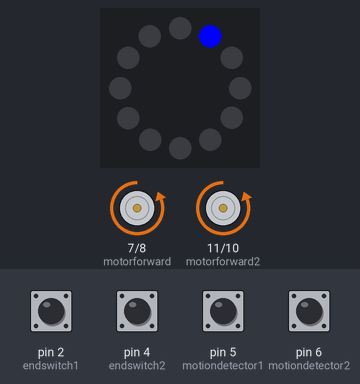
The sketch below on a simulated Arduino Uno, built with avr-gcc and run on an emulated ATmega328P. Parts: 12 RGB LEDs in a ring, first at the top, clockwise, motor-driver pin pairs drawn as motors (green arrow = first pin HIGH = forward, orange = second pin HIGH = backward, longer = more drive). The inputs (shaded band) are chosen by the test bench; at power-on: pin 2 (endswitch1), pin 4 (endswitch2), pin 5 (motiondetector1), pin 6 (motiondetector2) HIGH. What the sketch prints to the serial monitor is not drawn.

Above: at 1.23 s.
1.3 s: pin 4 (endswitch2) pulled LOW for 0.15 s
At 1.8 s:
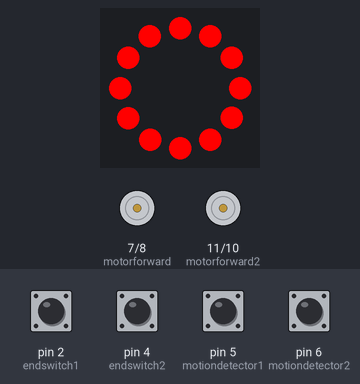
At 11.36 s:
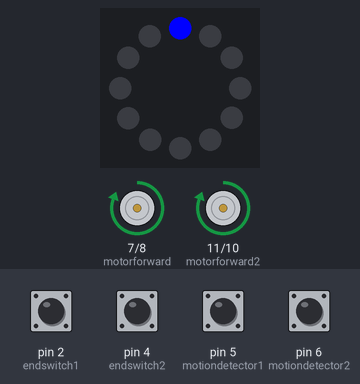
Timing chart, 0 to 12.8 s (numbered marks = the images above; inputs shaded):
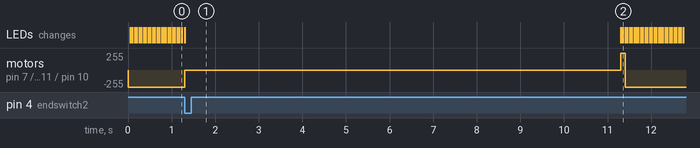

Measured:
- after the input at 1.3 s, motor on pin 7 (motorforward) / pin 8 (motorbackward), motor on pin 11 (motorforward2) / pin 10 (motorbackward2): backward 255/255 → stopped at once, → forward 255/255 10.0 s later, → backward 255/255 0.10 s later; the LEDs: change at once (image 1)

The sketch:

sketch.ino
```cpp
#include <Adafruit_NeoPixel.h>

const int endswitch1=2; //Tür geschlossen, Endschalter
const int endswitch2=4; // Tür offen, Endschalter
const int motiondetector1=5; //Bewegungsmelder 1
const int motiondetector2=6; //Bewegungsmelder 2
const int motorforward=7; // Mosfet Motor "Vor" // Motor 2: 11
const int motorbackward=8; // Mosfet Motor "Zurück" // Motor 2: 10
//parallel
const int motorforward2=11; // Mosfet Motor "Vor" // Motor 2: 11
const int motorbackward2=10; // Mosfet Motor "Zurück" // Motor 2: 10

const int currentsensor=A4; // Stromsensor Motor //Motor 2: A3
const int LED_PIN=9; //Neopixel Ring Datenleitung 12Pixel
const int currentlimit=10; //Wert zwischen 0 und 1023 Stromsensor
const int closetimeMAX=4*1000; //4Sekunden in Millis
const long openingIntervalTime=10*1000; //10Sekunden in millis
const long speedLEDRing=50; //Zeit wie lange ein Pixel vom Ring leuchten soll in ms
const int  bounceDelayCurrent=100; //Zeit in ms, welche der Motor zum Anlaufen benötigt.
unsigned long currentMillis=0;
unsigned long previousMillis=0;
unsigned long previousMillisLED=0;
unsigned long previousMillisLEDf=0;
int internalArrayPosition=0;
Adafruit_NeoPixel pixels(12, LED_PIN, NEO_GRB + NEO_KHZ800);

typedef struct sensordataSwitches{
  bool sensorSwitch1;
  bool sensorSwitch2;
  bool sensorMotiondetector1;
  bool sensorMotiondetector2;
};
sensordataSwitches door = {false,false,false,false};
int temp=0;
int currentbool=0;

void setup()
{
  //pinMode(endswitch1, INPUT_PULLUP); pinMode(endswitch2, INPUT_PULLUP); pinMode(motiondetector1, INPUT_PULLUP); pinMode(motiondetector2, INPUT_PULLUP);
  digitalWrite(motorforward, LOW); digitalWrite(motorbackward, LOW);
  //parallel
  digitalWrite(motorforward2, LOW); digitalWrite(motorbackward2, LOW);
  pinMode(motorforward, OUTPUT); pinMode(motorbackward, OUTPUT);
  //parallel
  pinMode(motorforward2, OUTPUT); pinMode(motorbackward2, OUTPUT);

  pixels.begin(); pixels.clear(); pixels.show();
  Serial.begin(9600);
}

void ReadDataEndSwitches()
{
if (digitalRead(endswitch1)==LOW){door.sensorSwitch1=true;}
if (digitalRead(endswitch2)==LOW){door.sensorSwitch2=true;}
}

void ReadDataMotionDetector()
{
if (digitalRead(motiondetector1)==LOW){door.sensorMotiondetector1=true;}
if (digitalRead(motiondetector2)==LOW){door.sensorMotiondetector2=true;}
}

void NeopixelRing(int *array)
{
  for(int i=0; i<12;i++)
  {
    if (array[i]==0)
    {
      pixels.setPixelColor(i,pixels.Color(0,0,0));
    }
    else if (array[i]==1) //blau
    {
      pixels.setPixelColor(i,pixels.Color(0,0,255));
    }
    else if (array[i]==2) //grün
    {
      pixels.setPixelColor(i,pixels.Color(0,255,0));
    }
    else if (array[i]==3) //rot
    {
      pixels.setPixelColor(i,pixels.Color(255,0,0));
    }
  }
  pixels.show();
}

bool sensorDoorClosed()
{
  if (door.sensorSwitch1==true)
  {
    door.sensorSwitch1=false;
    return 1;
  }
  else
  {
    return 0;
  }
}

bool sensorDoorOpen()
{
  if (door.sensorSwitch2==true)
  {
    door.sensorSwitch2=false;
    return 1;
  }
  else
  {
    return 0;
  }
}

bool sensorMotionHandling()
{
  if (door.sensorMotiondetector1==true || door.sensorMotiondetector2==true)
  {
    door.sensorMotiondetector1=false; door.sensorMotiondetector2=false;
    return 1;
  }
  else
  {
    return 0;
  }
}

void allNeopixelBlue(int *array)
{
  for(int i=0; i<12;i++)
  {
    array[i]=1;
  }
}

void allNeopixelRed(int *array)
{
  for(int i=0; i<12;i++)
  {
    array[i]=3;
  }
}

void motor(String rotation)
{
  if (rotation=="backward")
  {
    digitalWrite(motorforward, LOW); digitalWrite(motorbackward, HIGH);
    //parallel
    digitalWrite(motorforward2, LOW); digitalWrite(motorbackward2, HIGH);
  }
  if (rotation=="forward")
  {
    digitalWrite(motorforward, HIGH); digitalWrite(motorbackward, LOW);
    //parallel
    digitalWrite(motorforward2, HIGH); digitalWrite(motorbackward2, LOW);
  }
  if (rotation=="stop")
  {
    digitalWrite(motorforward, LOW); digitalWrite(motorbackward, LOW);
    //parallel
    digitalWrite(motorforward2, LOW); digitalWrite(motorbackward2, LOW);
  }
}

bool currentWatch()
{
  int value=0;
  value=analogRead(currentsensor);
  Serial.println(value);
  if (value>=currentlimit)
  {
    return 1;
  }
  else
  {
    return 0;
  }
}

void neopixelblueclockwise(int *array)
{
currentMillis = millis();
if (((unsigned long) currentMillis-previousMillisLED)>speedLEDRing)
  {
    for(int i=0; i<12;i++)
      {
        array[i]=0;
      }
    if (internalArrayPosition>=12)
    {
      internalArrayPosition=0;
    }
    array[internalArrayPosition]=1;
    internalArrayPosition=internalArrayPosition+1;
    NeopixelRing(array);
    previousMillisLED=millis();
  }
}

void neopixelbluecounterclockwise(int *array)
{
currentMillis = millis();
if (((unsigned long) currentMillis-previousMillisLEDf)>speedLEDRing)
  {
    for(int i=0; i<12;i++)
      {
        array[i]=0;
      }
    if (internalArrayPosition<0)
    {
      internalArrayPosition=11;
    }
    array[internalArrayPosition]=1;
    internalArrayPosition=internalArrayPosition-1;
    NeopixelRing(array);
    previousMillisLEDf=millis();
  }
}

void blueALLone(int *colorarray)
{
  allNeopixelBlue(colorarray);
  NeopixelRing(colorarray);
}

void redALLone(int *colorarray)
{
  allNeopixelRed(colorarray);
  NeopixelRing(colorarray);
}


void startpointOpen(int *array)
{
  while (1)
  {
    temp = closing(array);
    if (temp==0)
    {
    startpointClosed(array);
    }
  }
}

void startpointClosed(int *array)
{
  while (1)
  {
    if (temp==0)
    {
    opening(array);
    }
    temp= closing(array);
  }
}

bool closing(int *array)
{
  currentMillis=millis();
  previousMillis=millis();
  while(((unsigned long) currentMillis-previousMillis)<=openingIntervalTime)
  {
    currentMillis=millis();
    ReadDataMotionDetector();
    if (sensorMotionHandling()==1)
    {
      previousMillis=millis();
      currentMillis=millis();
    }
  }
  sensorDoorClosed();
  ReadDataEndSwitches();
  previousMillis=millis();
  while(sensorDoorClosed()==0)
  {
    sensorMotionHandling();
    ReadDataEndSwitches();ReadDataMotionDetector();
    currentMillis=millis();
    if (((unsigned long) currentMillis-previousMillis)>bounceDelayCurrent)
    {
      currentbool=currentWatch();
    }
    if(sensorMotionHandling()==0 && currentbool==0 && ((unsigned long)currentMillis-previousMillis)<=closetimeMAX)
    {
      neopixelblueclockwise(array);
      motor("forward");
    }
    else
    {
      motor("stop");
      sensorDoorOpen();
      ReadDataEndSwitches();
      while(sensorDoorOpen()==0)
      {
        motor("backward");
        neopixelbluecounterclockwise(array);
        ReadDataEndSwitches();
      }
      motor("stop");
      redALLone(array);
      return 1;
      break;
    }
  }
  motor("stop");
  blueALLone(array);
  return 0;
}

void opening(int *array)
{
  ReadDataMotionDetector();
  while(sensorMotionHandling()==0)
  {
    ReadDataMotionDetector();
  }
  sensorDoorOpen();
  ReadDataEndSwitches();
  while(sensorDoorOpen()==0)
  {
    ReadDataEndSwitches();
    neopixelbluecounterclockwise(array);
    motor("backward");
  }
  motor("stop");
  redALLone(array);
}

void loop()
{
  int colorarray[12];
  while (1)
  {
    currentMillis = millis();
    ReadDataMotionDetector(); ReadDataEndSwitches();

        if(sensorDoorClosed()==1)
        {
          blueALLone(colorarray);
          startpointClosed(colorarray);
        }
        if (sensorDoorOpen()==1)
        {
          redALLone(colorarray);
          startpointOpen(colorarray);
        }
        if (sensorDoorClosed()==0 && sensorDoorOpen()==0)
        {
          while (sensorDoorOpen()==0)
          {
          motor("backward");
          ReadDataEndSwitches();
          neopixelbluecounterclockwise(colorarray);
          }
          motor("stop");
          redALLone(colorarray);
          startpointOpen(colorarray);
        }
  }
}
```
